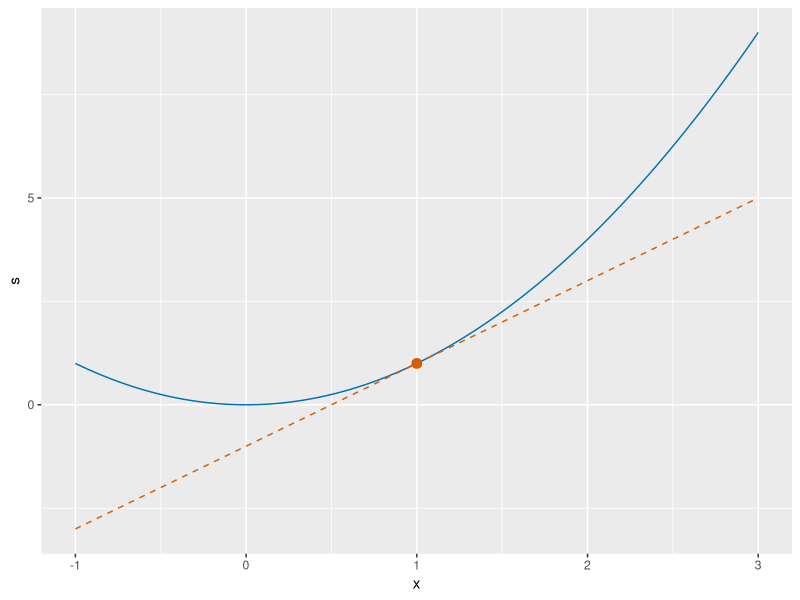

Recreate this plot in R.
## ---- chunk 1
#| label: tangent-line-r
#| fig-alt: >-
#|   Plot of the parabola f of x equals x squared for x from -1 to 3, in blue,
#|   and the straight line s equals 2 x minus 1 in dashed vermilion. The line
#|   touches the parabola at the point (1, 1), marked by a vermilion circle, and
#|   lies below the parabola everywhere else.
#| fig-height: 4
#| fig-width: 5
tl_x_ft <- seq(-1, 3, length.out = 201)
tl_curve_ft <- tibble::tibble(x = tl_x_ft, s = tl_x_ft^2)
tl_line_ft <- tibble::tibble(x = tl_x_ft, s = 2 * tl_x_ft - 1)
tl_point_ft <- tibble::tibble(x = 1, s = 1)
tl_aes_ft <- ggplot2::aes(x, s)
ggplot2::ggplot(tl_curve_ft, tl_aes_ft) +
  ggplot2::geom_line(colour = "#0072B2") +
  ggplot2::geom_line(data = tl_line_ft, colour = "#D55E00", linetype = "dashed") +
  ggplot2::geom_point(data = tl_point_ft, colour = "#D55E00", size = 3) +
  ggplot2::labs(x = "x", y = "s")
